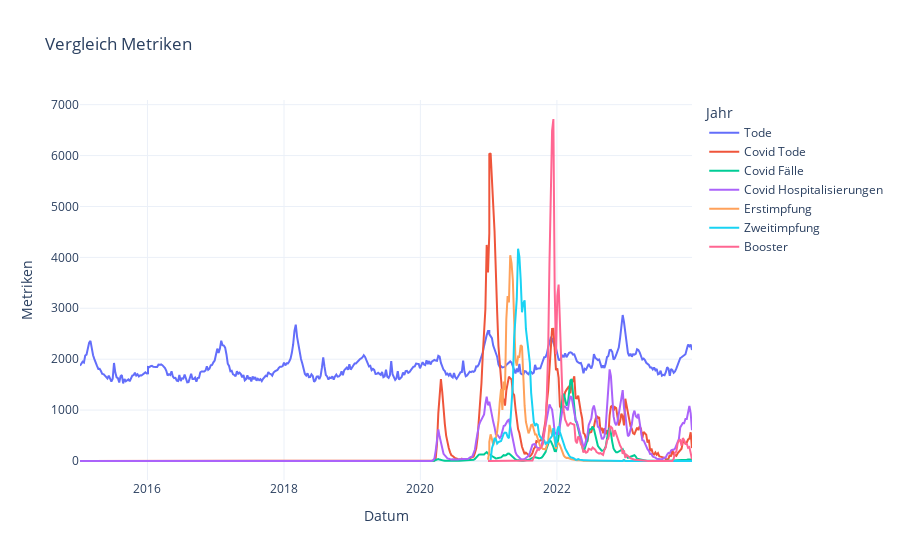

Here is the notebook cell this chart was saved with:
### Code cell
df = pd.read_csv('data/combined.csv')
df_gesamt = df[df['Age'] == 'gesamt']
fig = go.Figure()
df_gesamt = df[df['Age'] == 'gesamt']
df_gesamt['Date'] = pd.to_datetime(df_gesamt['Year'].astype(str) + df_gesamt['Week'].astype(str).str.zfill(2) + '1', format='%Y%W%w')
df_gesamt= df_gesamt.drop(columns=['Year','Week','Age'])


fig.add_trace(go.Scatter(
    x=df_gesamt['Date'],
    y=df_gesamt['Value']/10,
    mode='lines',
    name='Tode'
))
fig.add_trace(go.Scatter(
    x=df_gesamt['Date'],
    y=df_gesamt['Value_Covid'],
    mode='lines',
    name='Covid Tode'
))
fig.add_trace(go.Scatter(
    x=df_gesamt['Date'],
    y=df_gesamt['Cases']/1000,
    mode='lines',
    name='Covid Fälle'
))
fig.add_trace(go.Scatter(
    x=df_gesamt['Date'],
    y=df_gesamt['Hospi_Cases']/10,
    mode='lines',
    name='Covid Hospitalisierungen'
))
fig.add_trace(go.Scatter(
    x=df_gesamt['Date'],
    y=df_gesamt['Erstimpfung']/1000,
    mode='lines',
    name='Erstimpfung'
))
fig.add_trace(go.Scatter(
    x=df_gesamt['Date'],
    y=df_gesamt['Zweitimpfung']/1000,
    mode='lines',
    name='Zweitimpfung'
))
fig.add_trace(go.Scatter(
    x=df_gesamt['Date'],
    y=df_gesamt['Booster']/1000,
    mode='lines',
    name='Booster'
))

# Layout anpassen
fig.update_layout(
    title='Vergleich Metriken',
    xaxis_title='Datum',
    yaxis_title='Metriken',
    legend_title='Jahr',
    template='plotly_white'
)

# Diagramm anzeigen
fig.show()

### Figure 1 — Plotly figure (JSON) as saved in the notebook; plotly's stock layout.template omitted (floating-point values rounded to 4 significant figures; data arrays with more than 128 entries replaced by an {"elided": "..."} marker saying what was removed)
{"data": [{"mode": "lines", "name": "Tode", "type": "scatter", "x": {"elided": "470 str values"}, "y": {"elided": "470 float values"}}, {"mode": "lines", "name": "Covid Tode", "type": "scatter", "x": {"elided": "470 str values"}, "y": {"elided": "470 int values"}}, {"mode": "lines", "name": "Covid Fälle", "type": "scatter", "x": {"elided": "470 str values"}, "y": {"elided": "470 float values"}}, {"mode": "lines", "name": "Covid Hospitalisierungen", "type": "scatter", "x": {"elided": "470 str values"}, "y": {"elided": "470 float values"}}, {"mode": "lines", "name": "Erstimpfung", "type": "scatter", "x": {"elided": "470 str values"}, "y": {"elided": "470 float values"}}, {"mode": "lines", "name": "Zweitimpfung", "type": "scatter", "x": {"elided": "470 str values"}, "y": {"elided": "470 float values"}}, {"mode": "lines", "name": "Booster", "type": "scatter", "x": {"elided": "470 str values"}, "y": {"elided": "470 float values"}}], "layout": {"legend": {"title": {"text": "Jahr"}}, "title": {"text": "Vergleich Metriken"}, "xaxis": {"title": {"text": "Datum"}}, "yaxis": {"title": {"text": "Metriken"}}}}
